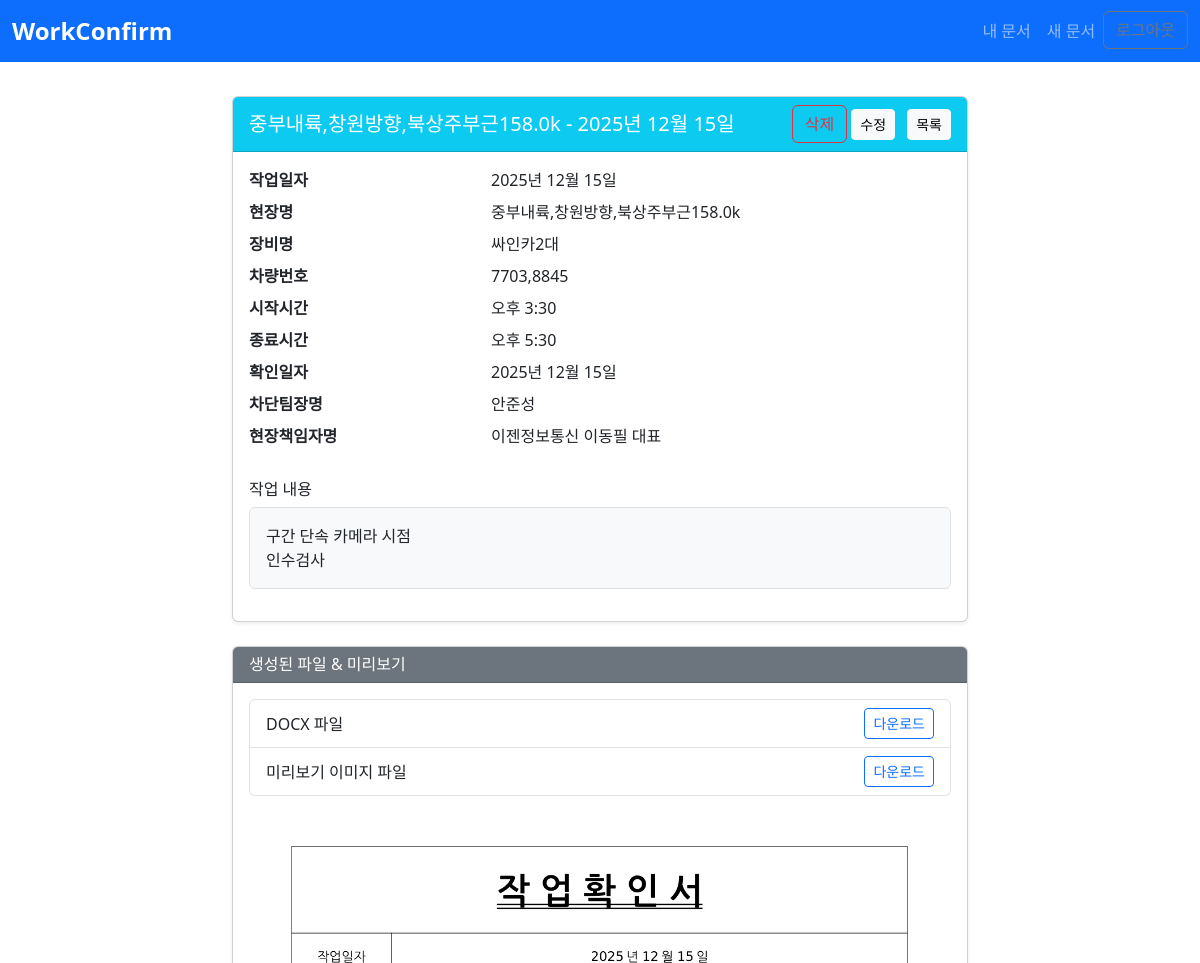
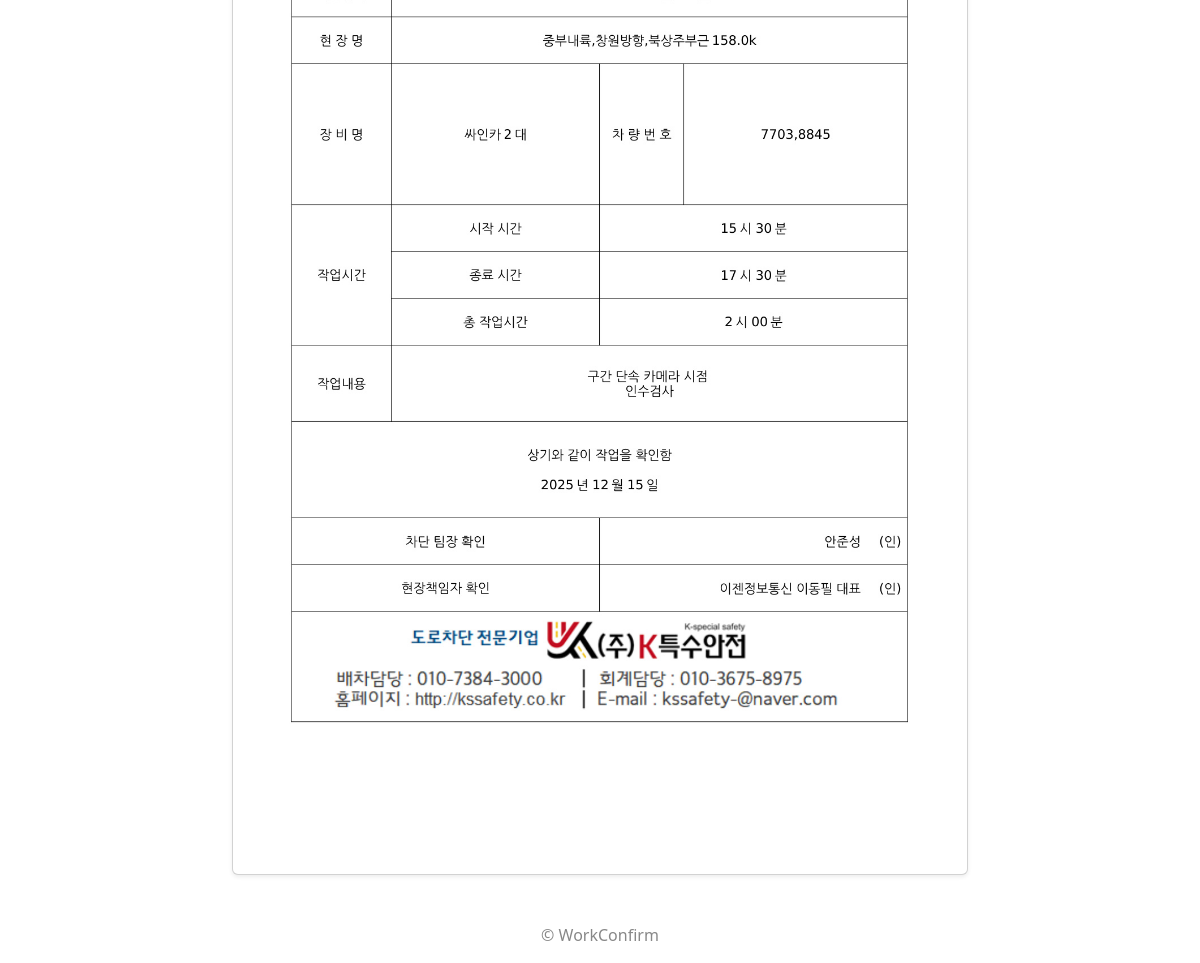
Screenshot of /228/ (signed in) with the database file from the repository (2 pictures, top to bottom).
### app/models.py (models this page shows, shortened)
class WorkFormEntry(models.Model):
    document = models.ForeignKey(
        WorkFormDocument,
        on_delete=models.CASCADE,
        related_name='entries'
    )
    work_date    = models.DateField('작업일자')
    location     = models.CharField('현장명', max_length=100)
    device       = models.CharField('장비명', max_length=100)
    carno        = models.CharField('차량번호', max_length=100, blank=True)
    start_time   = models.TimeField('시작시간')
    end_time     = models.TimeField('종료시간')
    end_day      = models.CharField('종료일', max_length=10, choices=DAY_CHOICES, default='same')
    work_content = models.TextField('작업내용')
    confirm_date = models.DateField('확인일자')
    cert_17      = models.CharField('차단팀장명', max_length=100, blank=True)
    cert_18      = models.CharField('현장책임자명', max_length=100, blank=True)
    created_at   = models.DateTimeField(auto_now_add=True)
    class Meta:
        ordering = ['-created_at']

class WorkFormDocument(models.Model):
    user          = models.ForeignKey(
                    settings.AUTH_USER_MODEL,
                        on_delete=models.CASCADE,
                        related_name='documents',
                        default = None
                    )
    created_at = models.DateTimeField(auto_now_add=True)
    folder_name = models.CharField('폴더명', max_length=255)
    docx_file = models.FileField('DOCX 파일', upload_to=upload_to)
    preview_image = models.ImageField('미리보기 이미지', upload_to=upload_to)
    class Meta:
        ordering = ['-created_at']

### app/views.py (the view)
# urls.py: path('<int:pk>/',      views.document_detail, name='document_detail'),
@login_required
def document_detail(request, pk):
    doc   = get_object_or_404(WorkFormDocument, pk=pk, user=request.user)
    entry = doc.entries.first()
    return render(request, 'app/document_detail.html', {
        'doc':   doc,
        'entry': entry,
    })

### app/templates/app/document_detail.html (shortened to what this page needs)
{% extends 'app/base.html' %}
{% block content %}
<div class="row justify-content-center mt-4">
  <div class="col-lg-8">
    <div class="card shadow-sm mb-4">
      <div class="card-header bg-info text-white d-flex justify-content-between align-items-center">
        <h5 class="mb-0">{{ entry.location }} - {{ entry.work_date }}</h5>
        <div>
          <form method="post"
                  action="{% url 'document_delete' doc.pk %}"
                  style="display:inline;"
                  onsubmit="return confirm('정말 이 문서를 삭제하시겠습니까?');">
              <button type="submit" class="btn btn-outline-danger">
                삭제
              </button>
            </form>
          <a href="{% url 'document_edit' doc.pk %}" class="btn btn-sm btn-light me-2">수정</a>
          <a href="{% url 'document_list' %}" class="btn btn-sm btn-light">목록</a>
        </div>
      </div>
      <div class="card-body">
        <dl class="row mb-4">
          <dt class="col-sm-4">작업일자</dt><dd class="col-sm-8">{{ entry.work_date }}</dd>
          <dt class="col-sm-4">현장명</dt><dd class="col-sm-8">{{ entry.location }}</dd>
          <dt class="col-sm-4">장비명</dt><dd class="col-sm-8">{{ entry.device }}</dd>
          <dt class="col-sm-4">차량번호</dt><dd class="col-sm-8">{{ entry.carno|default:"미지정" }}</dd>
          <dt class="col-sm-4">시작시간</dt><dd class="col-sm-8">{{ entry.start_time }}</dd>
          <dt class="col-sm-4">종료시간</dt>
            <dd class="col-sm-8">
              {{ entry.end_time }}
            </dd>
          <dt class="col-sm-4">확인일자</dt><dd class="col-sm-8">{{ entry.confirm_date }}</dd>
          <dt class="col-sm-4">차단팀장명</dt><dd class="col-sm-8">{{ entry.cert_17|default:"없음" }}</dd>
          <dt class="col-sm-4">현장책임자명</dt><dd class="col-sm-8">{{ entry.cert_18|default:"없음" }}</dd>
        </dl>
        <h6>작업 내용</h6>
        <p class="border p-3 rounded bg-light">
          {{ entry.work_content|linebreaksbr }}
        </p>
      </div>
    </div>
    <div class="card shadow-sm">
      <div class="card-header bg-secondary text-white">
        <h6 class="mb-0">생성된 파일 &amp; 미리보기</h6>
      </div>
      <div class="card-body">
                <ul class="list-group">
          <li class="list-group-item d-flex justify-content-between align-items-center">
            DOCX 파일
            <a href="{{ doc.docx_file.url }}"
               class="btn btn-sm btn-outline-primary">
              다운로드
            </a>
          </li>
          <li class="list-group-item d-flex justify-content-between align-items-center">
            미리보기 이미지 파일
            <a href="{{ doc.preview_image.url }}"
               class="btn btn-sm btn-outline-primary">
              다운로드
            </a>
          </li>
        </ul>
        <div class="mb-4 text-center">
                      <img src="{{ doc.preview_image.url }}"
               class="img-fluid rounded"
               alt="미리보기 이미지">
        </div>
      </div>
    </div>
  </div>
</div>
{% endblock %}

### app/templates/app/base.html (style rules this page uses)
body { padding-top: 4.5rem; }

### rows the page displays
WorkFormEntry: location "중부내륙,창원방향,북상주부근158.0k", work_date "2025년 12월 15일", device "싸인카2대", carno "7703,8845", start_time "오후 3:30", end_time "오후 5:30", confirm_date "2025년 12월 15일", cert_17 "안준성", cert_18 "이젠정보통신 이동필 대표", work_content "구간 단속 카메라 시점 인수검사"
WorkFormDocument: preview_image (picture)
